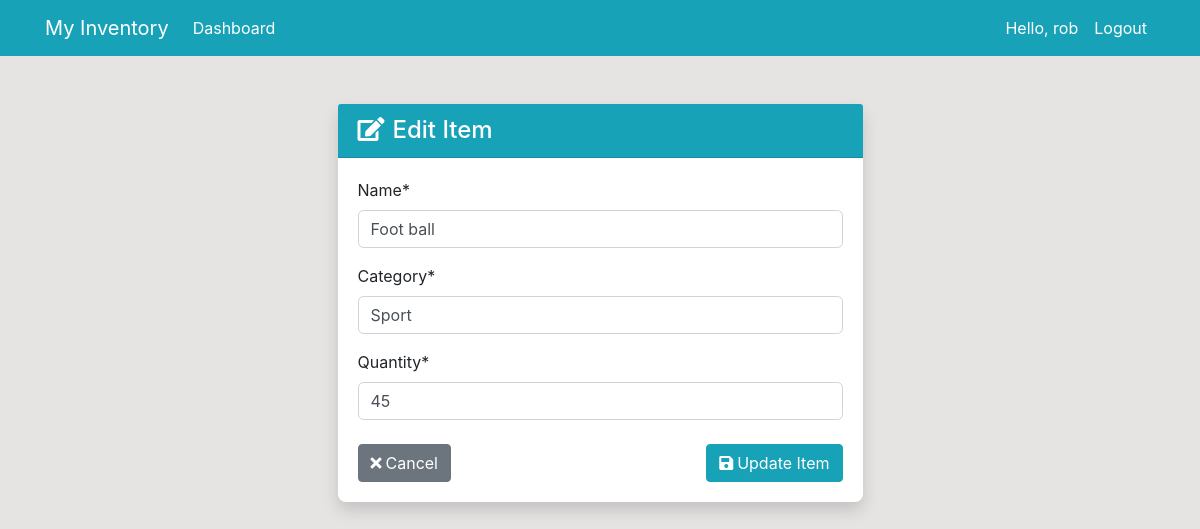
Page /dashboard/product/edit/4/ (signed in) on the earlier database version.
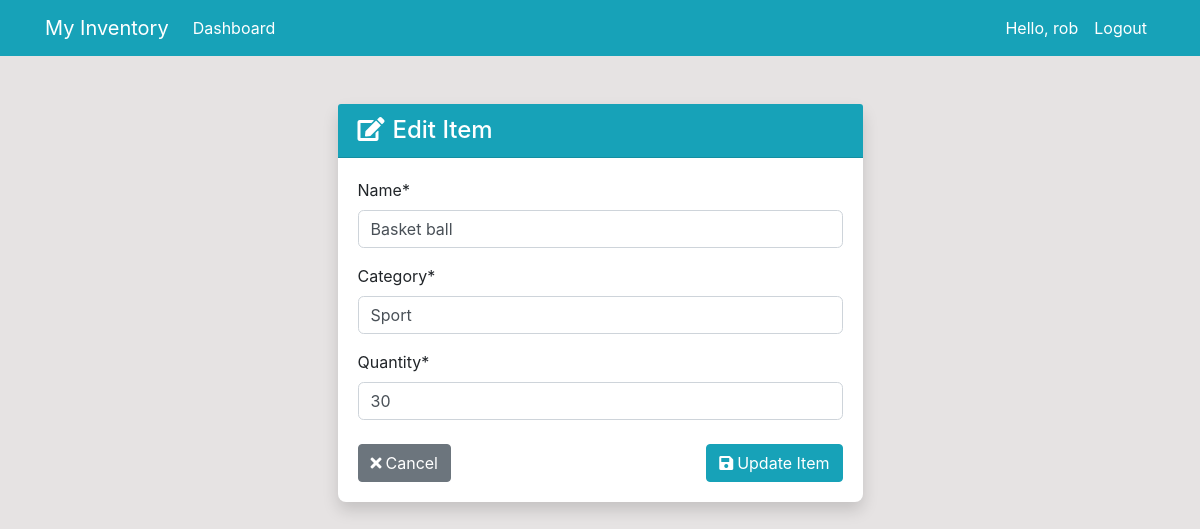
Same page on the later database version.
### dashboard/models.py (models this page shows, shortened)
class product(models.Model):
    name = models.CharField(max_length = 100, null = True)
    category = models.CharField(max_length = 20,null = True)
    Quantity = models.PositiveBigIntegerField(null = True)
    class Meta:
        verbose_name_plural = 'Product'

### dashboard/views.py (the view)
# urls.py: path('product/edit/<int:pk>/',views.product_edit,name='dashboard-edit'),
def product_edit(request,pk):
    item = product.objects.get(id=pk)
    if request.method=='POST':
        form = ProductForm(request.POST, instance=item)
        if form.is_valid():
            form.save()
            return redirect('dashboard-product')
    else:
        form = ProductForm(instance=item)
    context = {
        'form': form,
    }
    return render(request, 'dashboard/Edit.html', context)

### dashboard/forms.py
class ProductForm(forms.ModelForm):
    class Meta:
        model = product
        fields = ['name','category','Quantity']

### templates/dashboard/Edit.html (shortened to what this page needs)
{% extends 'partials/base.html' %}
{% load crispy_forms_tags %}
{% block content %}
<div class="container">
    <div class="row mt-5">
        <div class="col-md-6 offset-md-3">
            <div class="card shadow">
                <div class="card-header bg-info text-white">
                    <h4 class="mb-0"><i class="fas fa-edit mr-2"></i>Edit Item</h4>
                </div>
                <div class="card-body">
                    <form method="POST">
                        {{ form|crispy }}
                        <div class="d-flex justify-content-between mt-4">
                            <a class="btn btn-secondary" href="{% url 'dashboard-product' %}">
                                <i class="fas fa-times mr-1"></i>Cancel
                            </a>
                            <button class="btn btn-info" type="submit">
                                <i class="fas fa-save mr-1"></i>Update Item
                            </button>
                        </div>
                    </form>
                </div>
            </div>
        </div>
    </div>
</div>
{% endblock %}

Differences in the rows shown:
changed product "Sport": name "Foot ball" → "Basket ball"; Quantity "45" → "30"
